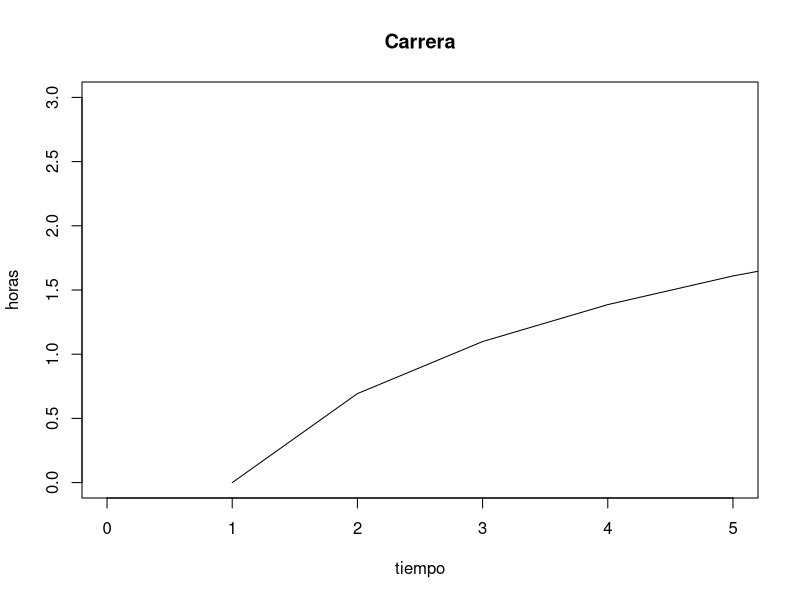
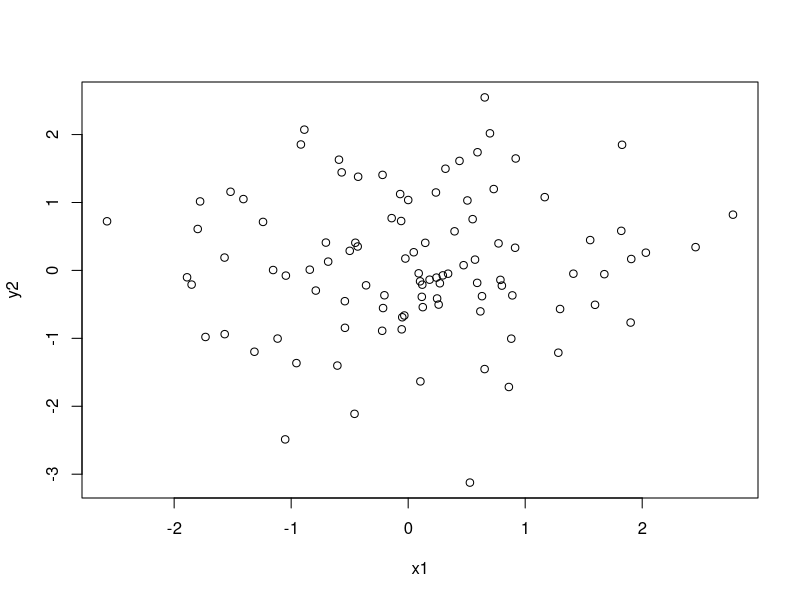
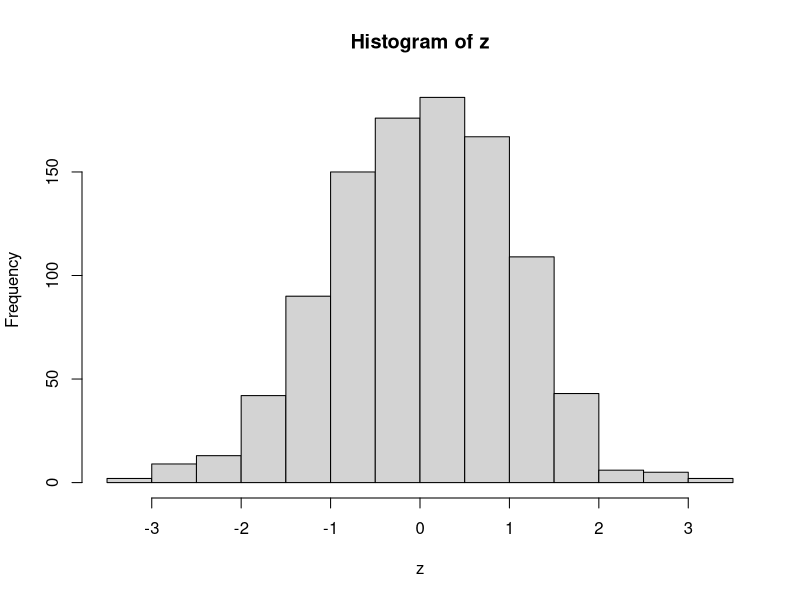
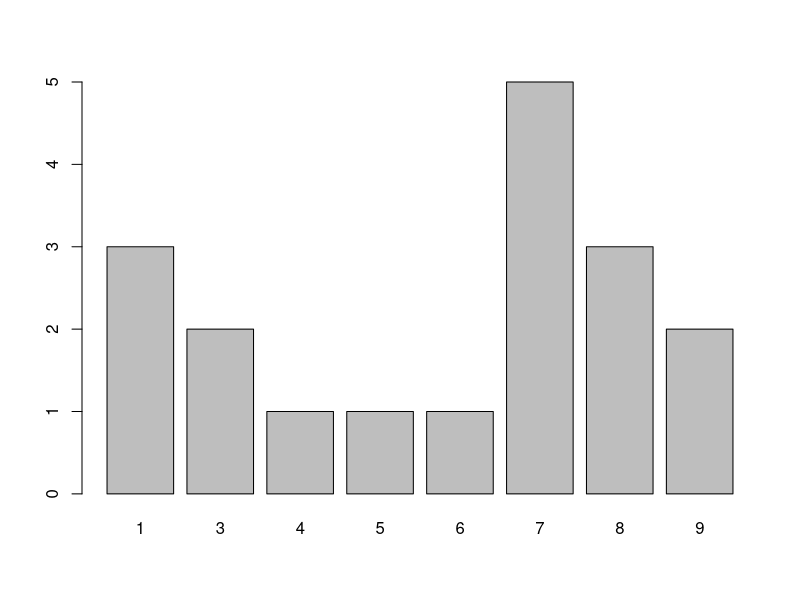
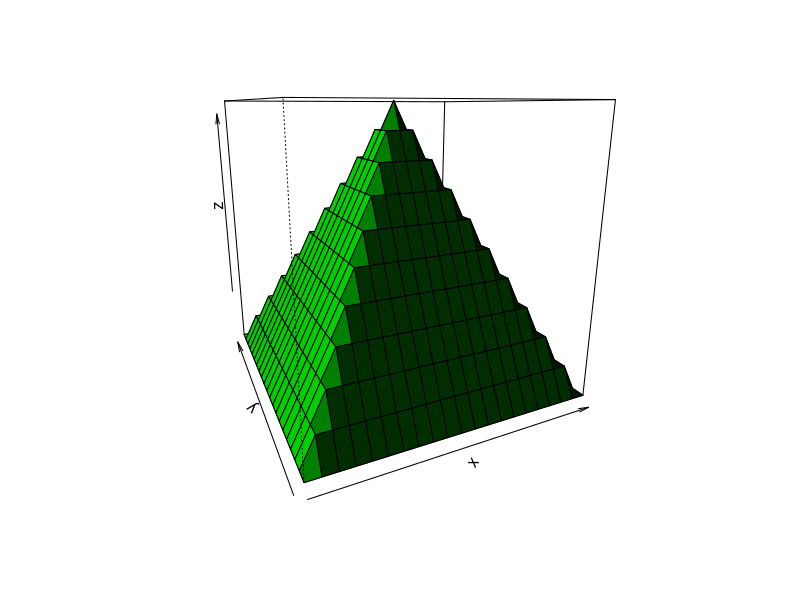

The R source for these figures, in order:
###Plotting
x <- 0:10
y <- log(x,base = exp(1))
plot(x,y,type = 'l', xlab = "tiempo", ylab= "horas",main = "Carrera", xlim = c(0,5), ylim = c(0,3))

#Scatter
x1 <- rnorm(100)
y2 <- rnorm(100)
plot(x1,y2)


#Histogram

z <- rnorm(1000)
hist(z)

##Barplot con frecuencias
f <- c(1,1,1,3,3,4,5,6,7,7,7,7,7,8,8,8,9,9)
barplot(table(f)) # con table hacemos para las frec

###Other plots
x <- -10:10
y <- x
func <- function(x,y){
  1-abs(x+y)-abs(y-x)
}
z <- outer(x,y,func)
persp(x,y,z, col="green", shade = TRUE, phi = 15, theta = -25)


